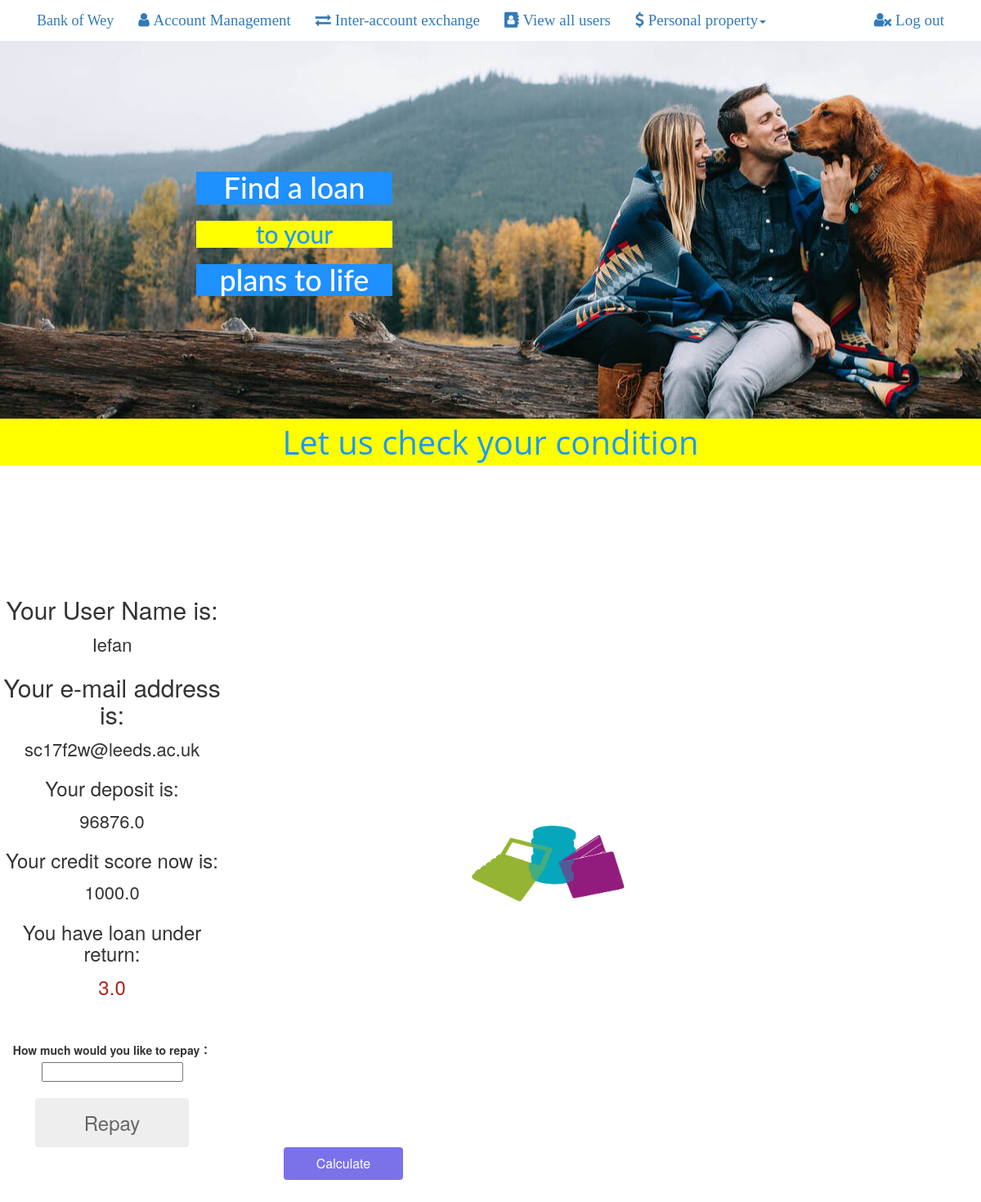
The page /loan/1 (signed in) on the database its author committed.
### app/models.py (models this page shows, shortened)
class User(UserMixin,db.Model):
    __tablename__ = 'User'
    id = db.Column(db.Integer,primary_key=True)
    name = db.Column(db.String(10),index=True)
    pwd = db.Column(db.String(20),index=True)
    email = db.Column(db.String(30),index=True,unique=True)
    manager = db.Column(db.Boolean,index=True)
    account = db.relationship('Account',uselist=False,backref="User")

class Account(db.Model):
    __tablename__ = 'Account'
    id = db.Column(db.Integer,primary_key=True,autoincrement=True)
    score = db.Column(db.Float,index=True)
    loan = db.Column(db.Float,index=True,default=0)
    money = db.Column(db.Float,index=True)
    trans = db.relationship('Account',secondary=link)
    owner_id = db.Column(db.Integer,db.ForeignKey('User.id'))
    owner = db.relationship('User')

### app/views.py (the view)
@app.route('/loan/<id>',methods=['GET','POST'])
@login_required
def loan(id):
    if (current_user.id == int(id)):
        obj = User.query.get(id)
        return render_template('loan.html',
                               obj=obj,
                               info=obj)
    else:
        return current_app.login_manager.unauthorized()

### app/views.py (called while the page is built)
@login.user_loader
def load_user(id):
    return User.query.get(int(id))

### app/templates/loan.html (shortened to what this page needs)
{% extends 'home_base.html' %}
{% block content %}
    <div class="img_loan">
        <br><br><br><br><br><br><br>
        <div class="left">
            <h1 class="h-1">Find a loan</h1>
            <h2 class="h-2">to your</h2>
            <h1 class="h-1">plans to life</h1>
        </div>
        <br><br><br><br><br><br><br>
    </div>
    <div class="subtitle">Let us check your condition</div>
    <br><br><br><br><br><br><br>
    <div class="subtable">
    <table>
        <tr>
            <td>
                <h2>Your User Name is:</h2>
                <p class="loan">     {{ info.name }}</p>
                <h2>Your e-mail address is:</h2>
                <p class="loan">     {{ info.email }}</p>
                <h3>Your deposit is:</h3>
                <p class="loan">     {{ info.account.money }}</p>
                <h3>Your credit score now is:</h3>
                <p class="loan">     {{ info.account.score }}</p>
                {% if info.account.loan>0 %}
                <h3>You have loan under return:</h3>
                <p class="congratulation">     {{ info.account.loan }}</p>
                    <br><br>
                    <div>
                        <label for="back_loan">How much would you like to repay：</label>
                        <br>
                        <input id="back_loan" type="text" name="back_loan">
                        <br><br>
                        <a id="back" type="button" class="button button-glow button-rounded button-jumbo" onclick="loan_back({{ info.account.id }})">Repay</a>
                    </div>
                {% endif %}
            </td>
            <td><img src="../static/img/5.png" id="timg"></td>
        </tr>
    </table>
        <input type="button" class="button button-glow button-rounded button-royal" onclick="cal({{ info.account.money }},{{ info.account.score }},{{ info.account.id }},{{ info.account.loan }})" value="Calculate">
        <br><br><br><br><br><br><br>
    <br><br><br><br><br><br><br>
    </div>
{% endblock %}

### app/static/css/style.css (style rules this page uses)
* { margin:0 auto; padding:0px; text-align:center; text-decoration:none; }
.h-1 { background-color: dodgerblue; }
.h-2 { background-color: yellow; size: 20px; color: #1B9AF7; }
.left { font-family: "Lato", "Helvetica Neue", Helvetica, Arial, sans-serif; position: relative; width:20%; top: 30%; right: 20%; color: white; }
.subtable { border-collapse: collapse; margin: 0; width: 70%; }
.subtitle { font-family: "Open Sans", "Helvetica Neue", Helvetica, Arial, sans-serif; font-size: 40px; margin: 0; color: #1B9AF7; background-color: yellow; }
#timg { width: 60%; float: right; }
.img_loan { width: 100%; height: 70%; background: url("../img/3.jpg") center/cover; }
.loan { font-size: 22px; }
.congratulation { font-size: 24px; color: firebrick; }

### rows shown on the page
User: name "Iefan", email "sc17f2w@leeds.ac.uk"
Account: account.money "96876.0", account.score "1000.0", account.loan "3.0"
